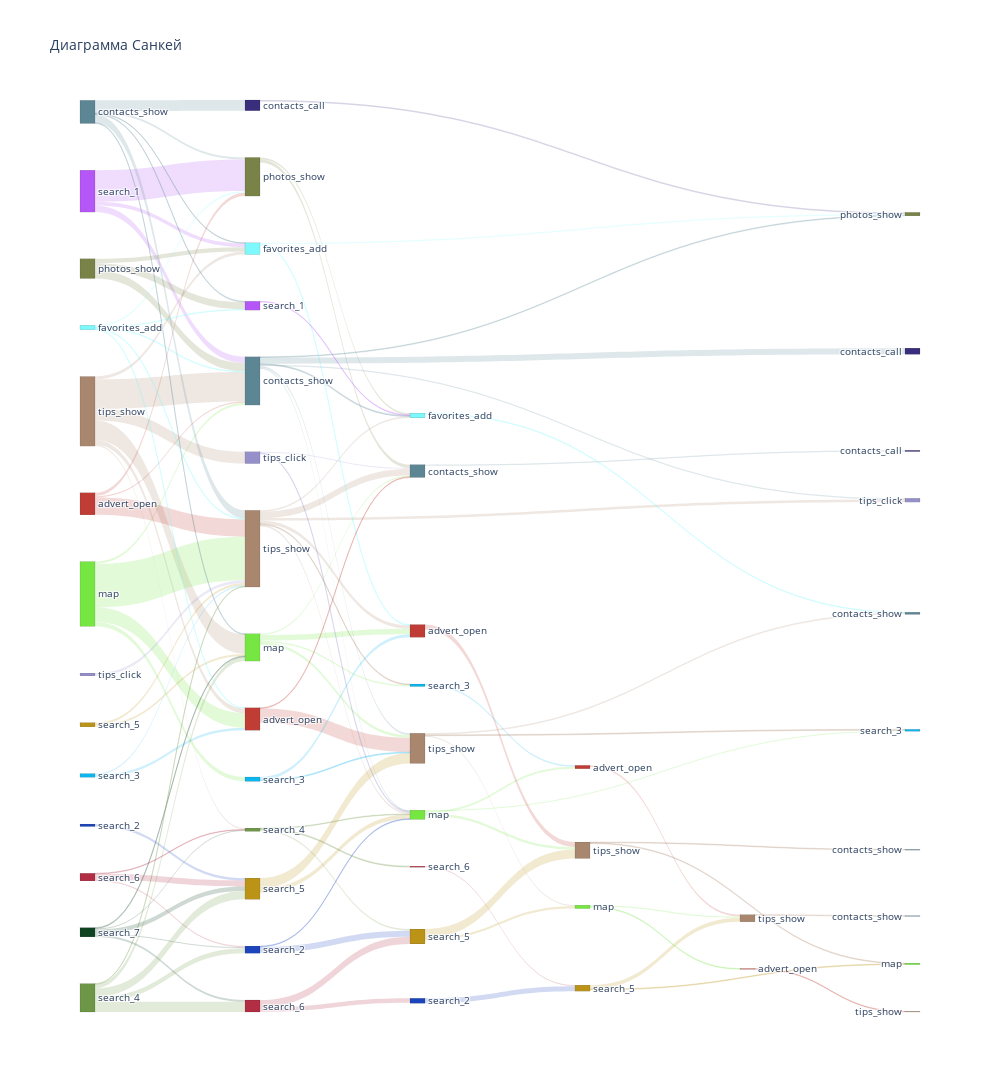

The notebook cell saved with this chart:
### Code cell
# преобразуем таблицу
df = add_features(events_filtered)

# ограничение количества шагов до 7 (не использую)
# удалим все пары source-target, шаг которых превышает 7 и сохраним полученную таблицу в отдельную переменную
# df_comp = df[df['step'] <= 7].copy().reset_index(drop=True)

# создаем словарь с индексами source
source_indexes = get_source_index(df)

# пример данных словаря с индексами source (шаг=2)
# show_example(2, source_indexes)  

# создаем словарь цветов с соответствиями source: color
colors_dict = colors_for_sources(df, mode='random')

# создаем словарь с данными для отрисовки диаграммы
data_for_plot = lists_for_plot(df, source_indexes, colors_dict, frac=10)

# создание объекта диаграммы
plot_sankey_diagram(data_for_plot).show()

### Figure 1 — Plotly figure (JSON) as saved in the notebook; plotly's stock layout.template omitted (floating-point values rounded to 4 significant figures)
{"data": [{"domain": {"x": [0, 1], "y": [0, 1]}, "link": {"color": ["rgba(169, 135, 110, 0.2)", "rgba(169, 135, 110, 0.2)", "rgba(169, 135, 110, 0.2)", "rgba(169, 135, 110, 0.2)", "rgba(169, 135, 110, 0.2)", "rgba(169, 135, 110, 0.2)", "rgba(117, 230, 66, 0.2)", "rgba(117, 230, 66, 0.2)", "rgba(117, 230, 66, 0.2)", "rgba(117, 230, 66, 0.2)", "rgba(181, 86, 246, 0.2)", "rgba(181, 86, 246, 0.2)", "rgba(181, 86, 246, 0.2)", "rgba(121, 131, 72, 0.2)", "rgba(121, 131, 72, 0.2)", "rgba(121, 131, 72, 0.2)", "rgba(93, 134, 148, 0.2)", "rgba(93, 134, 148, 0.2)", "rgba(93, 134, 148, 0.2)", "rgba(93, 134, 148, 0.2)", "rgba(93, 134, 148, 0.2)", "rgba(93, 134, 148, 0.2)", "rgba(15, 68, 35, 0.2)", "rgba(15, 68, 35, 0.2)", "rgba(15, 68, 35, 0.2)", "rgba(15, 68, 35, 0.2)", "rgba(15, 68, 35, 0.2)", "rgba(187, 147, 23, 0.2)", "rgba(187, 147, 23, 0.2)", "rgba(14, 182, 240, 0.2)", "rgba(14, 182, 240, 0.2)", "rgba(109, 151, 70, 0.2)", "rgba(109, 151, 70, 0.2)", "rgba(109, 151, 70, 0.2)", "rgba(109, 151, 70, 0.2)", "rgba(109, 151, 70, 0.2)", "rgba(191, 61, 52, 0.2)", "rgba(191, 61, 52, 0.2)", "rgba(191, 61, 52, 0.2)", "rgba(177, 46, 68, 0.2)", "rgba(177, 46, 68, 0.2)", "rgba(177, 46, 68, 0.2)", "rgba(150, 144, 202, 0.2)", "rgba(125, 249, 253, 0.2)", "rgba(125, 249, 253, 0.2)", "rgba(125, 249, 253, 0.2)", "rgba(125, 249, 253, 0.2)", "rgba(125, 249, 253, 0.2)", "rgba(28, 69, 189, 0.2)", "rgba(169, 135, 110, 0.2)", "rgba(169, 135, 110, 0.2)", "rgba(169, 135, 110, 0.2)", "rgba(169, 135, 110, 0.2)", "rgba(169, 135, 110, 0.2)", "rgba(169, 135, 110, 0.2)", "rgba(117, 230, 66, 0.2)", "rgba(117, 230, 66, 0.2)", "rgba(117, 230, 66, 0.2)", "rgba(117, 230, 66, 0.2)", "rgba(121, 131, 72, 0.2)", "rgba(121, 131, 72, 0.2)", "rgba(125, 249, 253, 0.2)", "rgba(125, 249, 253, 0.2)", "rgba(56, 46, 124, 0.2)", "rgba(93, 134, 148, 0.2)", "rgba(93, 134, 148, 0.2)", "rgba(93, 134, 148, 0.2)", "rgba(93, 134, 148, 0.2)", "rgba(93, 134, 148, 0.2)", "rgba(93, 134, 148, 0.2)", "rgba(191, 61, 52, 0.2)", "rgba(191, 61, 52, 0.2)", "rgba(187, 147, 23, 0.2)", "rgba(187, 147, 23, 0.2)", "rgba(109, 151, 70, 0.2)", "rgba(109, 151, 70, 0.2)", "rgba(109, 151, 70, 0.2)", "rgba(181, 86, 246, 0.2)", "rgba(150, 144, 202, 0.2)", "rgba(150, 144, 202, 0.2)", "rgba(14, 182, 240, 0.2)", "rgba(14, 182, 240, 0.2)", "rgba(28, 69, 189, 0.2)", "rgba(28, 69, 189, 0.2)", "rgba(177, 46, 68, 0.2)", "rgba(177, 46, 68, 0.2)", "rgba(93, 134, 148, 0.2)", "rgba(117, 230, 66, 0.2)", "rgba(117, 230, 66, 0.2)", "rgba(117, 230, 66, 0.2)", "rgba(177, 46, 68, 0.2)", "rgba(169, 135, 110, 0.2)", "rgba(169, 135, 110, 0.2)", "rgba(169, 135, 110, 0.2)", "rgba(191, 61, 52, 0.2)", "rgba(187, 147, 23, 0.2)", "rgba(187, 147, 23, 0.2)", "rgba(14, 182, 240, 0.2)", "rgba(125, 249, 253, 0.2)", "rgba(28, 69, 189, 0.2)", "rgba(187, 147, 23, 0.2)", "rgba(187, 147, 23, 0.2)", "rgba(169, 135, 110, 0.2)", "rgba(169, 135, 110, 0.2)", "rgba(117, 230, 66, 0.2)", "rgba(117, 230, 66, 0.2)", "rgba(191, 61, 52, 0.2)", "rgba(191, 61, 52, 0.2)", "rgba(169, 135, 110, 0.2)"], "label": ["28.1%", "4.2%", "42.1%", "6.7%", "1.8%", "16.9%", "67.3%", "3.4%", "22.6%", "6.7%", "75.5%", "9.1%", "15.4%", "22.1%", "41.1%", "36.8%", "35.0%", "3.2%", "8.8%", "2.8%", "46.3%", "3.9%", "9.9%", "48.3%", "11.0%", "11.0%", "19.8%", "55.1%", "44.9%", "30.9%", "69.1%", "2.1%", "14.7%", "29.3%", "18.0%", "35.9%", "78.6%", "14.8%", "6.6%", "78.3%", "7.7%", "14.0%", "100.0%", "18.8%", "36.5%", "16.5%", "14.1%", "14.1%", "100.0%", "40.0%", "11.0%", "19.7%", "15.3%", "5.7%", "8.3%", "11.4%", "24.8%", "50.0%", "13.8%", "65.2%", "34.8%", "58.5%", "41.5%", "100.0%", "5.8%", "10.2%", "14.6%", "50.9%", "10.6%", "8.0%", "5.0%", "95.0%", "28.1%", "71.9%", "20.0%", "28.3%", "51.7%", "100.0%", "57.1%", "42.9%", "23.6%", "76.4%", "11.2%", "88.8%", "62.1%", "37.9%", "100.0%", "45.2%", "35.6%", "19.2%", "100.0%", "45.3%", "29.7%", "25.0%", "100.0%", "79.0%", "21.0%", "100.0%", "100.0%", "100.0%", "84.4%", "15.6%", "51.9%", "48.1%", "31.6%", "68.4%", "100.0%", "100.0%", "100.0%"], "source": [0, 0, 0, 0, 0, 0, 1, 1, 1, 1, 2, 2, 2, 3, 3, 3, 4, 4, 4, 4, 4, 4, 5, 5, 5, 5, 5, 6, 6, 7, 7, 8, 8, 8, 8, 8, 9, 9, 9, 10, 10, 10, 11, 12, 12, 12, 12, 12, 13, 14, 14, 14, 14, 14, 14, 15, 15, 15, 15, 16, 16, 17, 17, 18, 19, 19, 19, 19, 19, 19, 20, 20, 21, 21, 22, 22, 22, 23, 24, 24, 25, 25, 26, 26, 27, 27, 30, 32, 32, 32, 33, 34, 34, 34, 36, 38, 38, 40, 41, 42, 47, 47, 48, 48, 49, 49, 50, 60, 61], "target": [15, 17, 19, 20, 22, 24, 14, 19, 20, 25, 16, 17, 19, 17, 19, 23, 14, 15, 16, 17, 18, 23, 15, 21, 22, 26, 27, 14, 15, 14, 20, 14, 15, 21, 26, 27, 14, 16, 19, 21, 22, 26, 14, 14, 16, 19, 20, 23, 21, 30, 32, 36, 37, 40, 41, 30, 34, 36, 40, 30, 41, 31, 36, 31, 31, 32, 34, 35, 37, 41, 30, 34, 32, 34, 32, 33, 38, 41, 30, 32, 34, 36, 32, 38, 38, 42, 45, 48, 50, 52, 47, 44, 49, 52, 48, 48, 49, 50, 44, 47, 61, 62, 62, 64, 60, 61, 61, 75, 77], "value": [365, 55, 547, 87, 24, 220, 813, 41, 273, 81, 590, 71, 120, 81, 151, 135, 151, 14, 38, 12, 200, 17, 17, 83, 19, 19, 34, 43, 35, 21, 47, 11, 78, 155, 95, 190, 324, 61, 27, 112, 11, 20, 53, 16, 31, 14, 12, 12, 46, 120, 33, 59, 46, 17, 25, 24, 52, 105, 29, 60, 32, 24, 17, 28, 13, 23, 33, 115, 24, 18, 14, 267, 76, 194, 12, 17, 31, 15, 20, 15, 17, 55, 14, 111, 136, 83, 22, 47, 37, 20, 19, 29, 19, 16, 93, 166, 44, 26, 11, 93, 76, 14, 14, 13, 12, 26, 31, 12, 11]}, "node": {"color": ["rgba(169, 135, 110, 1)", "rgba(117, 230, 66, 1)", "rgba(181, 86, 246, 1)", "rgba(121, 131, 72, 1)", "rgba(93, 134, 148, 1)", "rgba(15, 68, 35, 1)", "rgba(187, 147, 23, 1)", "rgba(14, 182, 240, 1)", "rgba(109, 151, 70, 1)", "rgba(191, 61, 52, 1)", "rgba(177, 46, 68, 1)", "rgba(150, 144, 202, 1)", "rgba(125, 249, 253, 1)", "rgba(28, 69, 189, 1)", "rgba(169, 135, 110, 1)", "rgba(117, 230, 66, 1)", "rgba(121, 131, 72, 1)", "rgba(125, 249, 253, 1)", "rgba(56, 46, 124, 1)", "rgba(93, 134, 148, 1)", "rgba(191, 61, 52, 1)", "rgba(187, 147, 23, 1)", "rgba(109, 151, 70, 1)", "rgba(181, 86, 246, 1)", "rgba(150, 144, 202, 1)", "rgba(14, 182, 240, 1)", "rgba(28, 69, 189, 1)", "rgba(177, 46, 68, 1)", "rgba(15, 68, 35, 1)", "rgba(181, 86, 246, 1)", "rgba(93, 134, 148, 1)", "rgba(121, 131, 72, 1)", "rgba(117, 230, 66, 1)", "rgba(177, 46, 68, 1)", "rgba(169, 135, 110, 1)", "rgba(56, 46, 124, 1)", "rgba(191, 61, 52, 1)", "rgba(150, 144, 202, 1)", "rgba(187, 147, 23, 1)", "rgba(109, 151, 70, 1)", "rgba(14, 182, 240, 1)", "rgba(125, 249, 253, 1)", "rgba(28, 69, 189, 1)", "rgba(15, 68, 35, 1)", "rgba(93, 134, 148, 1)", "rgba(56, 46, 124, 1)", "rgba(125, 249, 253, 1)", "rgba(187, 147, 23, 1)", "rgba(169, 135, 110, 1)", "rgba(117, 230, 66, 1)", "rgba(191, 61, 52, 1)", "rgba(28, 69, 189, 1)", "rgba(14, 182, 240, 1)", "rgba(109, 151, 70, 1)", "rgba(150, 144, 202, 1)", "rgba(177, 46, 68, 1)", "rgba(121, 131, 72, 1)", "rgba(181, 86, 246, 1)", "rgba(15, 68, 35, 1)", "rgba(56, 46, 124, 1)", "rgba(191, 61, 52, 1)", "rgba(169, 135, 110, 1)", "rgba(117, 230, 66, 1)", "rgba(14, 182, 240, 1)", "rgba(93, 134, 148, 1)", "rgba(15, 68, 35, 1)", "rgba(125, 249, 253, 1)", "rgba(150, 144, 202, 1)", "rgba(28, 69, 189, 1)", "rgba(177, 46, 68, 1)", "rgba(187, 147, 23, 1)", "rgba(109, 151, 70, 1)", "rgba(14, 182, 240, 1)", "rgba(191, 61, 52, 1)", "rgba(109, 151, 70, 1)", "rgba(169, 135, 110, 1)", "rgba(150, 144, 202, 1)", "rgba(93, 134, 148, 1)", "rgba(187, 147, 23, 1)", "rgba(15, 68, 35, 1)", "rgba(125, 249, 253, 1)", "rgba(56, 46, 124, 1)", "rgba(117, 230, 66, 1)", "rgba(28, 69, 189, 1)", "rgba(187, 147, 23, 1)", "rgba(169, 135, 110, 1)", "rgba(14, 182, 240, 1)", "rgba(15, 68, 35, 1)", "rgba(93, 134, 148, 1)", "rgba(191, 61, 52, 1)", "rgba(150, 144, 202, 1)", "rgba(125, 249, 253, 1)", "rgba(169, 135, 110, 1)", "rgba(14, 182, 240, 1)", "rgba(117, 230, 66, 1)", "rgba(15, 68, 35, 1)"], "label": ["tips_show", "map", "search_1", "photos_show", "contacts_show", "search_7", "search_5", "search_3", "search_4", "advert_open", "search_6", "tips_click", "favorites_add", "search_2", "tips_show", "map", "photos_show", "favorites_add", "contacts_call", "contacts_show", "advert_open", "search_5", "search_4", "search_1", "tips_click", "search_3", "search_2", "search_6", "search_7", "search_1", "contacts_show", "photos_show", "map", "search_6", "tips_show", "contacts_call", "advert_open", "tips_click", "search_5", "search_4", "search_3", "favorites_add", "search_2", "search_7", "contacts_show", "contacts_call", "favorites_add", "search_5", "tips_show", "map", "advert_open", "search_2", "search_3", "search_4", "tips_click", "search_6", "photos_show", "search_1", "search_7", "contacts_call", "advert_open", "tips_show", "map", "search_3", "contacts_show", "search_7", "favorites_add", "tips_click", "search_2", "search_6", "search_5", "search_4", "search_3", "advert_open", "search_4", "tips_show", "tips_click", "contacts_show", "search_5", "search_7", "favorites_add", "contacts_call", "map", "search_2", "search_5", "tips_show", "search_3", "search_7", "contacts_show", "advert_open", "tips_click", "favorites_add", "tips_show", "search_3", "map", "search_7"], "line": {"color": "black", "width": 0.1}, "pad": 50, "thickness": 15}, "orientation": "h", "type": "sankey", "valueformat": ".0f"}], "layout": {"font": {"size": 10}, "height": 1200, "title": {"text": "Диаграмма Санкей"}, "width": 1000}}
